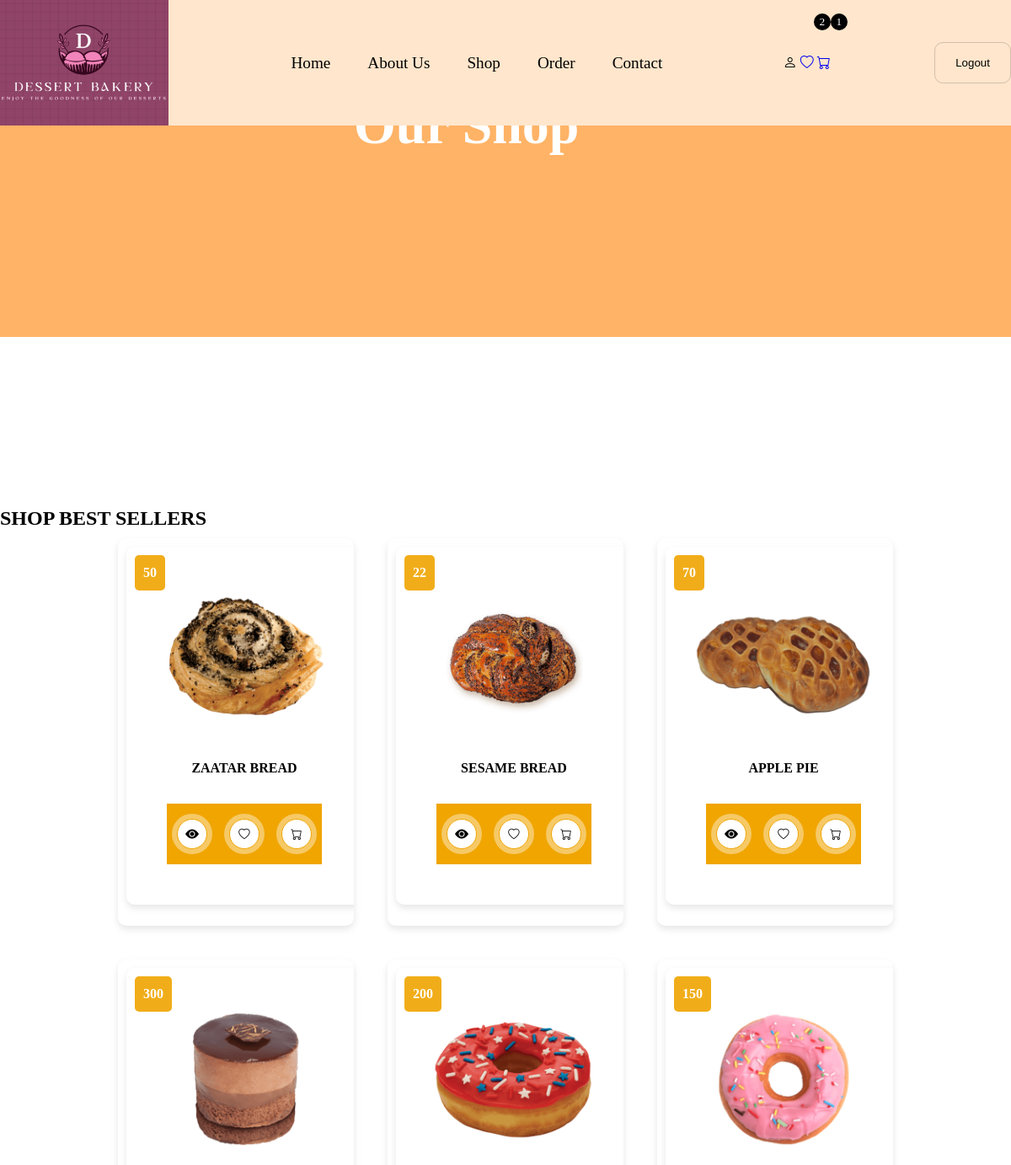
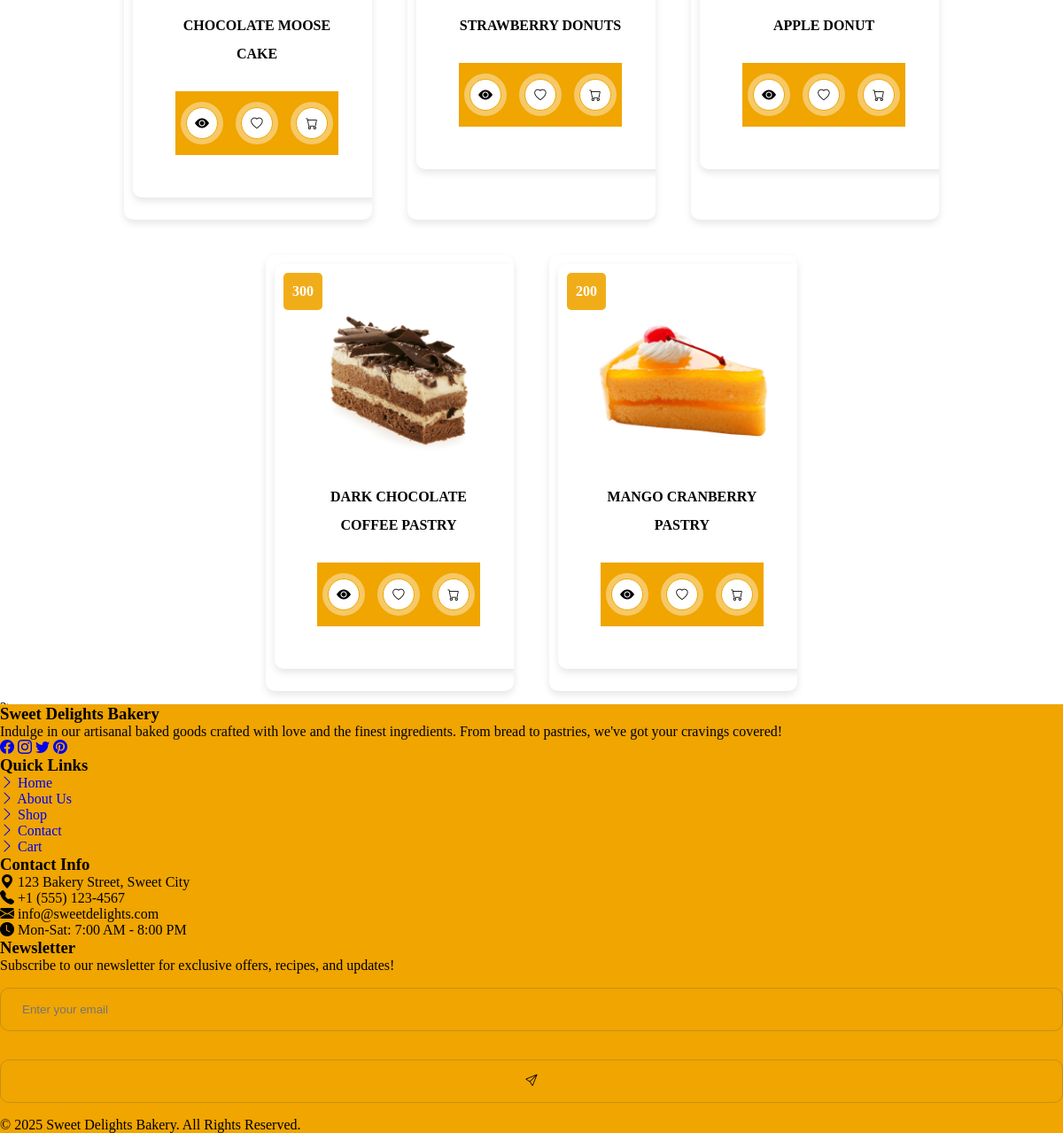
Screenshot of /homeshop.php (signed in) with the database file from the repository (2 pictures, top to bottom).
### tables this page shows
CREATE TABLE `products` (
  `id` int(250) NOT NULL,
  `name` varchar(250) NOT NULL,
  `price` int(250) NOT NULL,
  `product_detail` varchar(250) NOT NULL,
  `image` varchar(250) NOT NULL
);

### homeshop.php (the view, shortened to what this page needs)
<?php
include('./inc/conn.php');
$user_id= $_SESSION['user_id'];
?>
<!DOCTYPE html>
<html lang="en">
<head>
    <link rel="stylesheet" href="https://cdn.jsdelivr.net/npm/bootstrap-icons@1.9.1/font/bootstrap-icons.css">
    <link rel="stylesheet" href="main1.css" />
</head>
<body>
    <?php include ('header.php'); ?>
    <div class="banner">
        <div class="detail">
            <h1>Our Shop</h1>
        </div>
    </div>
    <div class="line"></div>
    <section class="shop">
        <h1 class="title">SHOP BEST SELLERS</h1>
        <div class="popular-brands-content">
            <?php
            $select_products = mysqli_query($conn, "SELECT * FROM `products`");
            if (mysqli_num_rows($select_products) > 0) {
                while ($fetch_products = mysqli_fetch_assoc($select_products)) {
                    ?>
                    <form method="post" class="box">
                        <div class="card">
                            <img src="image/<?php echo $fetch_products['image']; ?>">
                            <div class="price"><?php echo $fetch_products['price']; ?></div>
                            <div class="name"><?php echo $fetch_products['name']; ?></div>
                            <div class="icon">
                                <a href="view_page.php?pid=<?php echo $fetch_products['id']; ?>" class="bi bi-eye-fill"></a>
                                <button type="submit" name="add_to_wishlist" class="bi bi-heart"></button>
                                <button type="submit" name="add_to_cart" class="bi bi-cart"></button>
                            </div>
                        </div>
                    </form>
                <?php
                }
            } else {
                echo '<p class="empty">No Products Added Yet!</p>';
            }
            ?>
        </div>
    </section>
    <?php include ('footer.php'); ?>
</body>
</html>

### header.php (shortened to what this page needs)
<?php
include('./inc/conn.php');
$logged_in = isset($_SESSION['user_id']);
?>
<!DOCTYPE html>
<html lang="en">
<head>
    <link rel="stylesheet" type="text/css" href="main1.css">
    <link href='https://unpkg.com/boxicons@latest/css/boxicons.min.css' rel='stylesheet'>
    <link rel="stylesheet" href="https://cdn.jsdelivr.net/npm/bootstrap-icons@1.9.1/font/bootstrap-icons.css">
</head>
<body>
    <header class="header">
        <div class="flex">
            <a href="index.php" class="logo">
                <img src="img/37.png" alt=""></a>
            <nav class="navbar">
                <a href="home.php">Home</a>
                <a href="about.php">About Us</a>
                <a href="homeshop.php">Shop</a>
                <a href="order.php">Order</a>
                <a href="contact.php">Contact</a>
            </nav>
            <div class="header-icons">
                <i class='bi bi-person' id="user-btn"></i>
                <?php
                $select_wishlist = mysqli_query($conn, "SELECT * FROM `wishlist` WHERE user_id='$user_id'");
                $wishlist_num_rows = mysqli_num_rows($select_wishlist);
                ?>
                <a href="wishlist.php"><i class="bi bi-heart"></i><sup><?php echo $wishlist_num_rows; ?></sup></a>
                <?php
                $select_cart = mysqli_query($conn, "SELECT * FROM `cart` WHERE user_id='$user_id'");
                $cart_num_rows = mysqli_num_rows($select_cart);
                ?>
                <a href="cart.php"><i class="bi bi-cart"></i><sup><?php echo $cart_num_rows; ?></sup></a>
            </div>
        <?php if ($logged_in): ?>
            <form method="post" style="display:inline;">
                <button type="submit" name="logout">Logout</button>
            </form>
        <?php else: ?>
            <a href="login.php">Login</a>
            <a href="register.php">Register</a>
        <?php endif; ?>
        </div>
    </header>
</body>
</html>

### footer.php (shortened to what this page needs)
<!DOCTYPE html>
<html lang="en">
<head>
    ?>
</head>
<body>
    <div class="line4"></div>
<footer>
    <div class="footer-container">
        <div class="footer-section">
            <h3>Sweet Delights Bakery</h3>
            <p>Indulge in our artisanal baked goods crafted with love and the finest ingredients. From bread to pastries, we've got your cravings covered!</p>
            <div class="social-links">
                <a href="#"><i class="bi bi-facebook"></i></a>
                <a href="#"><i class="bi bi-instagram"></i></a>
                <a href="#"><i class="bi bi-twitter"></i></a>
                <a href="#"><i class="bi bi-pinterest"></i></a>
            </div>
        </div>
        <div class="footer-section">
            <h3>Quick Links</h3>
            <ul class="footer-links">
                <li><a href="index.php"><i class="bi bi-chevron-right"></i> Home</a></li>
                <li><a href="about.php"><i class="bi bi-chevron-right"></i> About Us</a></li>
                <li><a href="homeshop.php"><i class="bi bi-chevron-right"></i> Shop</a></li>
                <li><a href="contact.php"><i class="bi bi-chevron-right"></i> Contact</a></li>
                <li><a href="cart.php"><i class="bi bi-chevron-right"></i> Cart</a></li>
            </ul>
        </div>
        <div class="footer-section">
            <h3>Contact Info</h3>
            <ul class="footer-links">
                <li><i class="bi bi-geo-alt-fill"></i> 123 Bakery Street, Sweet City</li>
                <li><i class="bi bi-telephone-fill"></i> +1 (555) 123-4567</li>
                <li><i class="bi bi-envelope-fill"></i> info@sweetdelights.com</li>
                <li><i class="bi bi-clock-fill"></i> Mon-Sat: 7:00 AM - 8:00 PM</li>
            </ul>
        </div>
        <div class="footer-section">
            <h3>Newsletter</h3>
            <p>Subscribe to our newsletter for exclusive offers, recipes, and updates!</p>
            <div class="subscribe-form">
                <input type="email" placeholder="Enter your email">
                <button type="submit"><i class="bi bi-send"></i></button>
            </div>
        </div>
    </div>
    <div class="footer-bottom">
        <p>&copy; 2025 Sweet Delights Bakery. All Rights Reserved.</p>
    </div>
</footer>
</body>
</html>

### main1.css (style rules this page uses)
* { margin: 0; padding: 0; box-sizing: border-box; }
:root { --box-shadow: 0px 0px 0px 6px rgb(255 255 255/40%); --orange: #f0a500; }
a { text-decoration: none; }
ul { list-style: none; }
sup { position: absolute; top: 11%; background: #000; color: #fff; border-radius: 50%; width: 20px; height: 20px; line-height: 15px; text-align: center; padding: .1rem; }
.line, .line4 { width: 100%; height: 100px; margin-top: -3.6rem; }
.line { margin-bottom: 10rem; }
img { width: 25%; height: 15%; }
input, button, textarea, select { outline: none; border: 1px solid #55555544; background: transparent; width: 100%; padding: 1rem 1.5rem; border-radius: 10px; margin: 1rem 0; }
button { cursor: pointer; }
.banner { background: #ffb366; width: 100%; height: 50vh; position: relative; z-index: 1; }
.banner::before { position: absolute; content: ''; bottom: -18%; right: 0; width: 316px; height: 245px; background-size: 316px; }
.banner .detail { position: absolute; padding: 7rem 0; left: 35%; text-align: center; z-index: 200; }
.banner .detail h1 { font-size: 4rem; color: #fff; text-transform: capitalize; }
header { position: absolute; top: 0; left: 0; width: 100%; z-index: 101; transition: .3s; background: #ffe6cc; }
.flex { max-width: 1200px; display: flex; justify-content: space-between; align-items: center; margin: 0 auto; }
.navbar a { margin: 0 20px; font-size: 1.2rem; color: #000; position: relative; text-decoration: none; transition: color 0.3s; }
.logo { display: flex; align-items: center; }
.logo img { width: 200px; height: auto; margin-right: 2px; }
.popular-brands-content { display: flex; flex-wrap: wrap; justify-content: space-around; }
.popular-brands-content .card { width: cal(30% - 2rem); margin: 1rem; }
.popular-brands-content img { width: 100%; height: 250px; transition: 2s; }
.box-container .box, .popular-brands-content .card { box-shadow: var(--box-shadow2); padding: 2rem; margin: 1rem; text-align: center; border-radius: 10px; Line-height: 2; text-transform: uppercase; position: relative; overflow: hidden; box-shadow: 0 4px 8px rgba(0, 0, 0, 0.1); }
.box-container .box .icon, .popular-brands-content .card .icon { display: flex; padding: 0; justify-content: center; align-items: center; background: var(--orange); margin: 1rem; }
.box-container .box button, .popular-brands-content .card button { border: none; cursor: pointer; }
.box-container .box .icon button, .box-container .box .icon a, .popular-brands-content .card button, .popular-brands-content .card a { width: 40px; height: 40px; border-radius: 50%; padding: 0; display: flex; justify-content: center; align-items: center; color: #000; background: #fff; margin: .5rem; box-shadow: var(--box-shadow); }
.price { position: absolute; left: 5%; top: 5%; font-weight: bold; font-style: 1.5rem; }
footer { background: var(--orange); width: 100%; margin-top: -3.5rem; position: relative; }
footer::before, .features::before { position: absolute; content: ""; background-image: url('img/hex.png'); background-repeat: no-repeat; top: 0; Left: 0; opacity: 2; width: 100%; height: 100%; }
.popular-brands-content { display: flex; flex-wrap: wrap; justify-content: center; gap: 20px; max-width: 1200px; margin: 0 auto; }
.popular-brands-content .box { width: 280px; margin: 10px; background-color: #fff; border-radius: 10px; box-shadow: 0 4px 8px rgba(0, 0, 0, 0.1); overflow: hidden; transition: transform 0.3s ease, box-shadow 0.3s ease; position: relative; padding-bottom: 15px; }
.popular-brands-content .box img { width: 100%; height: 200px; object-fit: cover; display: block; }
.popular-brands-content .box .price { position: absolute; top: 10px; left: 10px; background: rgba(240, 165, 0, 0.9); color: #fff; padding: 5px 10px; border-radius: 5px; font-weight: bold; }
.popular-brands-content .box .name { padding: 10px 15px; font-size: 16px; font-weight: bold; text-align: center; margin-top: 5px; }
.popular-brands-content .box .icon { display: flex; justify-content: center; align-items: center; padding: 10px 0; gap: 10px; }
.popular-brands-content .box .icon a, .popular-brands-content .box .icon button { width: 36px; height: 36px; border-radius: 50%; display: flex; justify-content: center; align-items: center; background: #fff; color: #000; border: 1px solid #f0a500; cursor: pointer; transition: all 0.3s ease; }
.popular-brands-content .card { width: 280px; margin: 10px; position: relative; }

### rows the page displays
products: image (picture), price "50", name "ZAATAR BREAD"
products: image (picture), price "22", name "SESAME BREAD"
products: image (picture), price "70", name "APPLE PIE"
products: image (picture), price "300", name "CHOCOLATE MOOSE CAKE"
products: image (picture), price "200", name "STRAWBERRY DONUTS"
products: image (picture), price "150", name "APPLE DONUT"
products: image (picture), price "300", name "DARK CHOCOLATE COFFEE PASTRY"
products: image (picture), price "200", name "MANGO CRANBERRY PASTRY"

### other values shown
$wishlist_num_rows "2"
$cart_num_rows "1"
